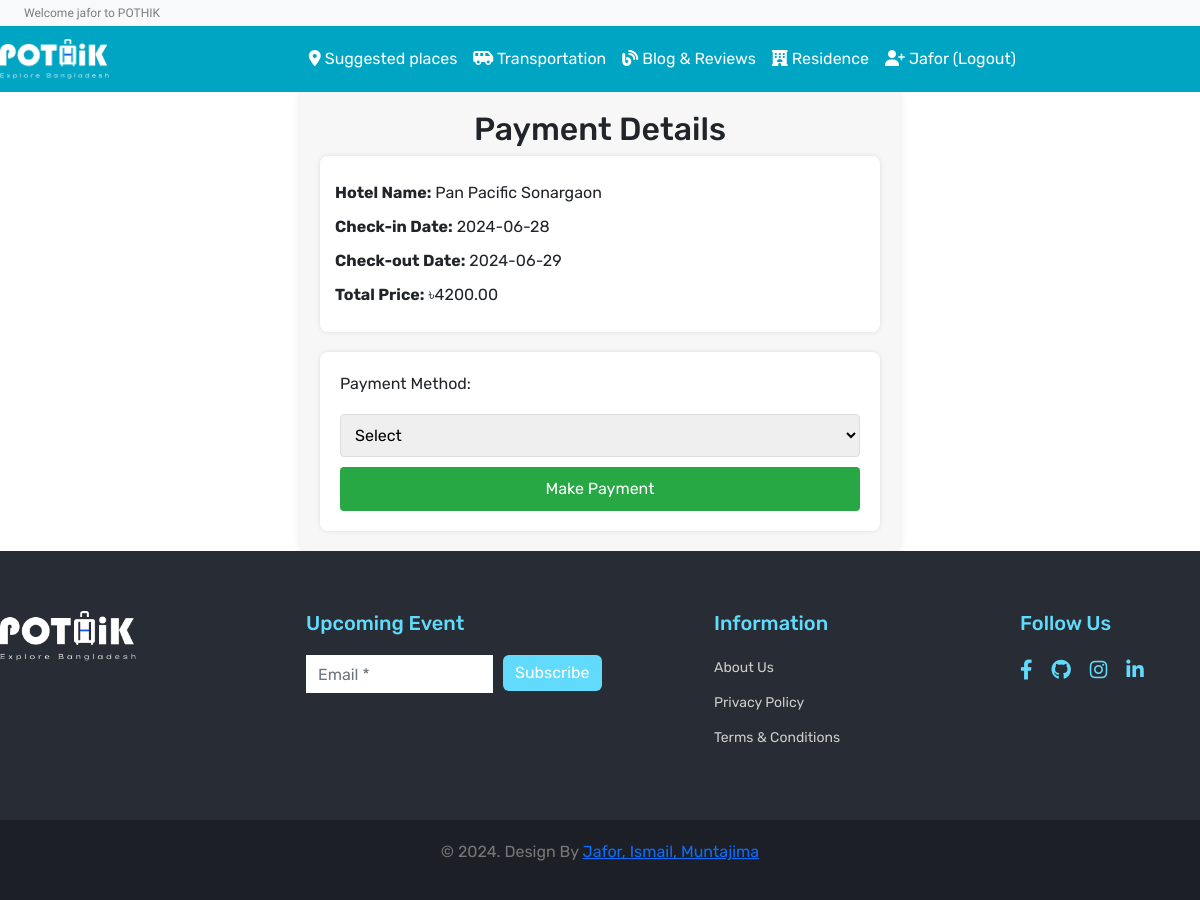
Screenshot of /paymenthotel.php?reservation_id=39 (signed in) with the database file from the repository.
### tables this page shows
CREATE TABLE `users` (
  `user_id` int(11) NOT NULL,
  `user_name` varchar(50) NOT NULL,
  `email` varchar(50) NOT NULL,
  `password` varchar(50) DEFAULT NULL,
  `number` text NOT NULL,
  `Fplace` varchar(20) NOT NULL,
  `address` varchar(50) NOT NULL,
  `verification_code` varchar(255) NOT NULL,
  `is_verify` int(10) NOT NULL DEFAULT 0
);

CREATE TABLE `reservations` (
  `reservation_id` int(11) NOT NULL,
  `user_id` int(255) NOT NULL,
  `hotel_id` int(255) NOT NULL,
  `check_in_date` date NOT NULL,
  `check_out_date` date NOT NULL,
  `total_price` decimal(10,2) NOT NULL
);

CREATE TABLE `hotel` (
  `hotel_id` int(255) NOT NULL,
  `name` varchar(255) NOT NULL,
  `location` varchar(255) NOT NULL,
  `availability_status` varchar(255) NOT NULL,
  `description` text NOT NULL,
  `rating` decimal(10,1) NOT NULL,
  `image_path` varchar(255) NOT NULL,
  `price` decimal(10,2) NOT NULL
);

### database/functions.php (called while the page is built, shortened)
<?php
function check_login($con)
{
	if(isset($_SESSION['user_id']))
	{
		$id = $_SESSION['user_id'];
		$query = "select * from users where user_id = '$id' limit 1";
		$result = mysqli_query($con,$query);
		if($result && mysqli_num_rows($result) > 0)
		{
			$user_data = mysqli_fetch_assoc($result);
			return $user_data;
		}
	}
	die;
}

### paymenthotel.php (the view, shortened to what this page needs)
<!DOCTYPE html>
<html lang="en">
<head>
</head>
<body>
<?php
include("header.php");
if (isset($_GET['reservation_id'])) {
    $reservationId = intval($_GET['reservation_id']);
    $query = "SELECT reservations.*, hotel.name, hotel.price FROM reservations
              JOIN hotel ON reservations.hotel_id = hotel.hotel_id
              WHERE reservations.reservation_id = ?";
    $stmt = $con->prepare($query);
    $stmt->bind_param("i", $reservationId);
    $stmt->execute();
    $result = $stmt->get_result();
    if ($result && $result->num_rows > 0) {
        $reservation = $result->fetch_assoc();
        $hotelName = $reservation['name'];
        $totalPrice = $reservation['total_price'];
        $checkIn = $reservation['check_in_date'];
        $checkOut = $reservation['check_out_date'];
        echo "<div class='containe'>";
        echo "<h2>Payment Details</h2>";
        echo "<div class='details'>";
        echo "<p><b>Hotel Name:</b> $hotelName</p>";
        echo "<p><b>Check-in Date:</b> $checkIn</p>";
        echo "<p><b>Check-out Date:</b> $checkOut</p>";
        echo "<p><b>Total Price:</b> ৳$totalPrice</p>";
        echo "</div>";
        echo "<form id='payment_form' action='process_payment.php' method='post' class='payment-form'>";
        echo "<label for='payment_method'>Payment Method:</label>";
        echo "<select id='payment_method' name='payment_method' required class='payment-method-select'>";
        echo "<option value='' selected disabled>Select</option>";
        echo "</select>";
        echo "<input type='submit' value='Make Payment' class='payment-submit-btn'>";
        echo "</form>";
        echo "</div>";
    } else {
        echo "Reservation not found.";
    }
} else {
    echo "Invalid request.";
}
include("footer.php");
?>
</body>
</html>

### header.php (shortened to what this page needs)
<?php
include ("database/connection.php");
include ("database/functions.php");
$user_data = check_login($con);
?>
<!DOCTYPE html>
<html lang="en">
<head>
    <link href="https://cdn.jsdelivr.net/npm/bootstrap@5.2.1/dist/css/bootstrap.min.css" rel="stylesheet"
>
    <link rel="stylesheet" href="https://stackpath.bootstrapcdn.com/bootstrap/4.4.1/css/bootstrap.min.css"
>
    <link rel="stylesheet" href="https://cdnjs.cloudflare.com/ajax/libs/OwlCarousel2/2.3.4/assets/owl.carousel.min.css"
 />
    <link rel="stylesheet"
        href="https://cdnjs.cloudflare.com/ajax/libs/OwlCarousel2/2.3.4/assets/owl.theme.default.min.css"
 />
    <link rel="stylesheet" href="https://cdnjs.cloudflare.com/ajax/libs/font-awesome/5.13.0/css/all.min.css"
 />
    <link rel="stylesheet" href="https://cdnjs.cloudflare.com/ajax/libs/font-awesome/6.2.1/css/all.min.css">
    <link href="https://cdn.jsdelivr.net/npm/bootstrap@5.2.3/dist/css/bootstrap.min.css" rel="stylesheet"
>
    <link href="https://cdn.jsdelivr.net/npm/bootstrap@5.2.0-beta1/dist/css/bootstrap.min.css" rel="stylesheet"
>
    <link rel="stylesheet" href="style.css">
    <?php
    require ('functions.php');
    ?>
</head>
<body>
    <header id="header" class="fixed-top">
        <div class="strip d-flex justify-content-between px-4 py-1 bg-light shadow-sm">
            <p class="font-rale font-size-12 text-black-50 m-0 welcome-text">
                Welcome <?php echo $user_data['user_name']; ?> to POTHIK
            </p>
        </div>
        <nav class="navbar navbar-expand-lg navbar-dark color-second-bg">
            <a class="navbar-brand" href="./index.php">
                <img src="assets/icons/pothik 2.png" alt="POTHIK Logo" height="40px" class="animated-logo">
            </a>
            <div class="collapse navbar-collapse" id="navbarNav">
                <ul class="navbar-nav m-auto font-rubik">
                    <li class="nav-item active">
                        <a class="nav-link hover-effect" href="./sugPlace.php"><i class="fa-solid fa-location-dot"></i>
                            Suggested places</a>
                    </li>
                    <li class="nav-item active">
                        <a class="nav-link hover-effect" href="./bus.php"><i class="fa-solid fa-van-shuttle"></i>
                            Transportation</a>
                    </li>
                    <li class="nav-item active">
                        <a class="nav-link hover-effect" href="./blog.php"><i class="fa-solid fa-blog"></i> Blog &
                            Reviews</a>
                    </li>
                    <li class="nav-item active">
                        <a class="nav-link hover-effect" href="./home.php"><i class="fa-solid fa-hotel"></i>
                            Residence</a>
                    </li>
                    <li class="nav-item active">
                        <a class="nav-link text-capitalize hover-effect" href="./logout.php">
                            <i class="fa-solid fa-user-plus"></i> <?php echo $user_data['user_name']; ?> (Logout)
                        </a>
                    </li>
                </ul>
            </div>
        </nav>
    </header>
</body>

### style.css (style rules this page uses)
.font-rale { font-family: "Raleway", cursive; }
.font-rubik { font-family: "Rubik", cursive; }
.font-size-12 { font-size: 12px; }
.color-second-bg { background: #00A5C4; }

### paymenthotel.php (style rules this page uses)
.containe { max-width: 600px; margin: auto; padding: 20px; background-color: #f7f7f7; border-radius: 8px; box-shadow: 0 0 10px rgba(0,0,0,0.1); }
h2 { text-align: center; margin-bottom: 20px; }
.details { background-color: #ffffff; padding: 15px; border-radius: 8px; margin-bottom: 20px; box-shadow: 0 0 5px rgba(0,0,0,0.1); }
.details p { margin: 10px 0; font-size: 16px; }
.payment-form { background-color: #ffffff; padding: 20px; border-radius: 8px; box-shadow: 0 0 5px rgba(0,0,0,0.1); }
.payment-method-select, .payment-input { width: 100%; padding: 10px; margin: 10px 0; border: 1px solid #ddd; border-radius: 4px; }
.payment-submit-btn { width: 100%; padding: 10px; background-color: #28a745; color: white; border: none; border-radius: 4px; cursor: pointer; font-size: 16px; }

### header.php (style rules this page uses)
body { font-family: 'Rubik', sans-serif; padding-top: 90px; }
.fixed-top { position: fixed; top: 0; width: 100%; z-index: 1030; }
.hover-effect { position: relative; color: white; transition: color 0.3s ease-in-out, transform 0.3s ease-in-out; }
.hover-effect::after { content: ''; position: absolute; width: 0%; height: 2px; background-color: #fff; left: 50%; bottom: -5px; transition: width 0.3s ease-in-out, left 0.3s ease-in-out; }
.navbar { transition: background-color 0.5s ease, box-shadow 0.5s ease; }
.animated-logo { animation: logo-pulse 3s infinite; }
.collapse { animation: slide-in 0.5s ease; }
.welcome-text { animation: text-fade-in 2s ease; }

### rows the page displays
users: user_name "jafor", user_name "Jafor"
reservations: hotel.name "Pan Pacific Sonargaon", check_in_date "2024-06-28", check_out_date "2024-06-29", total_price "4200.00"
